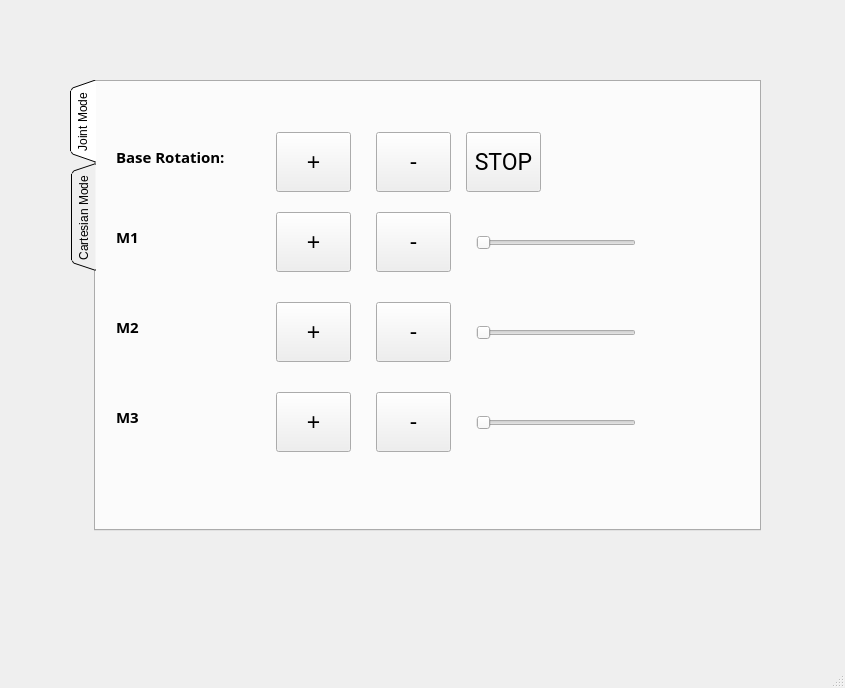
<?xml version="1.0" encoding="UTF-8"?>
<ui version="4.0">
 <class>MainWindow</class>
 <widget class="QMainWindow" name="MainWindow">
  <property name="geometry">
   <rect>
    <x>0</x>
    <y>0</y>
    <width>845</width>
    <height>688</height>
   </rect>
  </property>
  <property name="windowTitle">
   <string>MainWindow</string>
  </property>
  <widget class="QWidget" name="centralwidget">
   <widget class="QTabWidget" name="tabWidget">
    <property name="geometry">
     <rect>
      <x>70</x>
      <y>80</y>
      <width>691</width>
      <height>451</height>
     </rect>
    </property>
    <property name="font">
     <font>
      <pointsize>9</pointsize>
     </font>
    </property>
    <property name="tabPosition">
     <enum>QTabWidget::West</enum>
    </property>
    <property name="tabShape">
     <enum>QTabWidget::Triangular</enum>
    </property>
    <property name="currentIndex">
     <number>0</number>
    </property>
    <widget class="QWidget" name="tab">
     <attribute name="title">
      <string>Joint Mode</string>
     </attribute>
     <widget class="QPushButton" name="BR_pos">
      <property name="geometry">
       <rect>
        <x>180</x>
        <y>50</y>
        <width>75</width>
        <height>60</height>
       </rect>
      </property>
      <property name="sizePolicy">
       <sizepolicy hsizetype="Minimum" vsizetype="Minimum">
        <horstretch>0</horstretch>
        <verstretch>0</verstretch>
       </sizepolicy>
      </property>
      <property name="minimumSize">
       <size>
        <width>20</width>
        <height>60</height>
       </size>
      </property>
      <property name="font">
       <font>
        <pointsize>17</pointsize>
       </font>
      </property>
      <property name="text">
       <string>+</string>
      </property>
     </widget>
     <widget class="QLabel" name="label">
      <property name="geometry">
       <rect>
        <x>20</x>
        <y>20</y>
        <width>151</width>
        <height>109</height>
       </rect>
      </property>
      <property name="sizeIncrement">
       <size>
        <width>5</width>
        <height>5</height>
       </size>
      </property>
      <property name="font">
       <font>
        <family>Exo 2 Black</family>
        <pointsize>11</pointsize>
        <weight>75</weight>
        <bold>true</bold>
       </font>
      </property>
      <property name="text">
       <string>Base Rotation:</string>
      </property>
      <property name="alignment">
       <set>Qt::AlignLeading|Qt::AlignLeft|Qt::AlignVCenter</set>
      </property>
     </widget>
     <widget class="QPushButton" name="BR_neg">
      <property name="geometry">
       <rect>
        <x>280</x>
        <y>50</y>
        <width>75</width>
        <height>60</height>
       </rect>
      </property>
      <property name="sizePolicy">
       <sizepolicy hsizetype="Minimum" vsizetype="Minimum">
        <horstretch>0</horstretch>
        <verstretch>0</verstretch>
       </sizepolicy>
      </property>
      <property name="minimumSize">
       <size>
        <width>20</width>
        <height>60</height>
       </size>
      </property>
      <property name="font">
       <font>
        <family>Roboto</family>
        <pointsize>17</pointsize>
       </font>
      </property>
      <property name="text">
       <string>-</string>
      </property>
     </widget>
     <widget class="QLabel" name="label_2">
      <property name="geometry">
       <rect>
        <x>20</x>
        <y>100</y>
        <width>151</width>
        <height>109</height>
       </rect>
      </property>
      <property name="sizeIncrement">
       <size>
        <width>5</width>
        <height>5</height>
       </size>
      </property>
      <property name="font">
       <font>
        <family>Exo 2 Black</family>
        <pointsize>11</pointsize>
        <weight>75</weight>
        <bold>true</bold>
       </font>
      </property>
      <property name="text">
       <string>M1</string>
      </property>
      <property name="alignment">
       <set>Qt::AlignLeading|Qt::AlignLeft|Qt::AlignVCenter</set>
      </property>
     </widget>
     <widget class="QPushButton" name="M1_neg">
      <property name="geometry">
       <rect>
        <x>280</x>
        <y>130</y>
        <width>75</width>
        <height>60</height>
       </rect>
      </property>
      <property name="sizePolicy">
       <sizepolicy hsizetype="Minimum" vsizetype="Minimum">
        <horstretch>0</horstretch>
        <verstretch>0</verstretch>
       </sizepolicy>
      </property>
      <property name="minimumSize">
       <size>
        <width>20</width>
        <height>60</height>
       </size>
      </property>
      <property name="font">
       <font>
        <family>Roboto</family>
        <pointsize>17</pointsize>
       </font>
      </property>
      <property name="text">
       <string>-</string>
      </property>
     </widget>
     <widget class="QPushButton" name="M1_pos">
      <property name="geometry">
       <rect>
        <x>180</x>
        <y>130</y>
        <width>75</width>
        <height>60</height>
       </rect>
      </property>
      <property name="sizePolicy">
       <sizepolicy hsizetype="Minimum" vsizetype="Minimum">
        <horstretch>0</horstretch>
        <verstretch>0</verstretch>
       </sizepolicy>
      </property>
      <property name="minimumSize">
       <size>
        <width>20</width>
        <height>60</height>
       </size>
      </property>
      <property name="font">
       <font>
        <pointsize>17</pointsize>
       </font>
      </property>
      <property name="text">
       <string>+</string>
      </property>
     </widget>
     <widget class="QPushButton" name="M2_neg">
      <property name="geometry">
       <rect>
        <x>280</x>
        <y>220</y>
        <width>75</width>
        <height>60</height>
       </rect>
      </property>
      <property name="sizePolicy">
       <sizepolicy hsizetype="Minimum" vsizetype="Minimum">
        <horstretch>0</horstretch>
        <verstretch>0</verstretch>
       </sizepolicy>
      </property>
      <property name="minimumSize">
       <size>
        <width>20</width>
        <height>60</height>
       </size>
      </property>
      <property name="font">
       <font>
        <family>Roboto</family>
        <pointsize>17</pointsize>
       </font>
      </property>
      <property name="text">
       <string>-</string>
      </property>
     </widget>
     <widget class="QLabel" name="label_3">
      <property name="geometry">
       <rect>
        <x>20</x>
        <y>190</y>
        <width>151</width>
        <height>109</height>
       </rect>
      </property>
      <property name="sizeIncrement">
       <size>
        <width>5</width>
        <height>5</height>
       </size>
      </property>
      <property name="font">
       <font>
        <family>Exo 2 Black</family>
        <pointsize>11</pointsize>
        <weight>75</weight>
        <bold>true</bold>
       </font>
      </property>
      <property name="text">
       <string>M2</string>
      </property>
      <property name="alignment">
       <set>Qt::AlignLeading|Qt::AlignLeft|Qt::AlignVCenter</set>
      </property>
     </widget>
     <widget class="QPushButton" name="M2_pos">
      <property name="geometry">
       <rect>
        <x>180</x>
        <y>220</y>
        <width>75</width>
        <height>60</height>
       </rect>
      </property>
      <property name="sizePolicy">
       <sizepolicy hsizetype="Minimum" vsizetype="Minimum">
        <horstretch>0</horstretch>
        <verstretch>0</verstretch>
       </sizepolicy>
      </property>
      <property name="minimumSize">
       <size>
        <width>20</width>
        <height>60</height>
       </size>
      </property>
      <property name="font">
       <font>
        <pointsize>17</pointsize>
       </font>
      </property>
      <property name="text">
       <string>+</string>
      </property>
     </widget>
     <widget class="QPushButton" name="M3_pos">
      <property name="geometry">
       <rect>
        <x>180</x>
        <y>310</y>
        <width>75</width>
        <height>60</height>
       </rect>
      </property>
      <property name="sizePolicy">
       <sizepolicy hsizetype="Minimum" vsizetype="Minimum">
        <horstretch>0</horstretch>
        <verstretch>0</verstretch>
       </sizepolicy>
      </property>
      <property name="minimumSize">
       <size>
        <width>20</width>
        <height>60</height>
       </size>
      </property>
      <property name="font">
       <font>
        <pointsize>17</pointsize>
       </font>
      </property>
      <property name="text">
       <string>+</string>
      </property>
     </widget>
     <widget class="QPushButton" name="M3_neg">
      <property name="geometry">
       <rect>
        <x>280</x>
        <y>310</y>
        <width>75</width>
        <height>60</height>
       </rect>
      </property>
      <property name="sizePolicy">
       <sizepolicy hsizetype="Minimum" vsizetype="Minimum">
        <horstretch>0</horstretch>
        <verstretch>0</verstretch>
       </sizepolicy>
      </property>
      <property name="minimumSize">
       <size>
        <width>20</width>
        <height>60</height>
       </size>
      </property>
      <property name="font">
       <font>
        <family>Roboto</family>
        <pointsize>17</pointsize>
       </font>
      </property>
      <property name="text">
       <string>-</string>
      </property>
     </widget>
     <widget class="QLabel" name="label_4">
      <property name="geometry">
       <rect>
        <x>20</x>
        <y>280</y>
        <width>151</width>
        <height>109</height>
       </rect>
      </property>
      <property name="sizeIncrement">
       <size>
        <width>5</width>
        <height>5</height>
       </size>
      </property>
      <property name="font">
       <font>
        <family>Exo 2 Black</family>
        <pointsize>11</pointsize>
        <weight>75</weight>
        <bold>true</bold>
       </font>
      </property>
      <property name="text">
       <string>M3</string>
      </property>
      <property name="alignment">
       <set>Qt::AlignLeading|Qt::AlignLeft|Qt::AlignVCenter</set>
      </property>
     </widget>
     <widget class="QPushButton" name="B_2">
      <property name="geometry">
       <rect>
        <x>370</x>
        <y>50</y>
        <width>75</width>
        <height>60</height>
       </rect>
      </property>
      <property name="sizePolicy">
       <sizepolicy hsizetype="Minimum" vsizetype="Minimum">
        <horstretch>0</horstretch>
        <verstretch>0</verstretch>
       </sizepolicy>
      </property>
      <property name="minimumSize">
       <size>
        <width>20</width>
        <height>60</height>
       </size>
      </property>
      <property name="font">
       <font>
        <family>Roboto</family>
        <pointsize>17</pointsize>
       </font>
      </property>
      <property name="text">
       <string>STOP</string>
      </property>
     </widget>
     <widget class="QSlider" name="M1_step">
      <property name="geometry">
       <rect>
        <x>380</x>
        <y>150</y>
        <width>160</width>
        <height>22</height>
       </rect>
      </property>
      <property name="minimum">
       <number>2</number>
      </property>
      <property name="maximum">
       <number>60</number>
      </property>
      <property name="singleStep">
       <number>5</number>
      </property>
      <property name="orientation">
       <enum>Qt::Horizontal</enum>
      </property>
     </widget>
     <widget class="QSlider" name="M2_step">
      <property name="geometry">
       <rect>
        <x>380</x>
        <y>240</y>
        <width>160</width>
        <height>22</height>
       </rect>
      </property>
      <property name="minimum">
       <number>2</number>
      </property>
      <property name="maximum">
       <number>60</number>
      </property>
      <property name="singleStep">
       <number>5</number>
      </property>
      <property name="orientation">
       <enum>Qt::Horizontal</enum>
      </property>
     </widget>
     <widget class="QSlider" name="M3_step">
      <property name="geometry">
       <rect>
        <x>380</x>
        <y>330</y>
        <width>160</width>
        <height>22</height>
       </rect>
      </property>
      <property name="minimum">
       <number>2</number>
      </property>
      <property name="maximum">
       <number>60</number>
      </property>
      <property name="singleStep">
       <number>5</number>
      </property>
      <property name="orientation">
       <enum>Qt::Horizontal</enum>
      </property>
     </widget>
    </widget>
    <widget class="QWidget" name="tab_2">
     <attribute name="title">
      <string>Cartesian Mode</string>
     </attribute>
    </widget>
   </widget>
  </widget>
  <widget class="QStatusBar" name="statusbar"/>
 </widget>
 <resources/>
 <connections/>
</ui>
